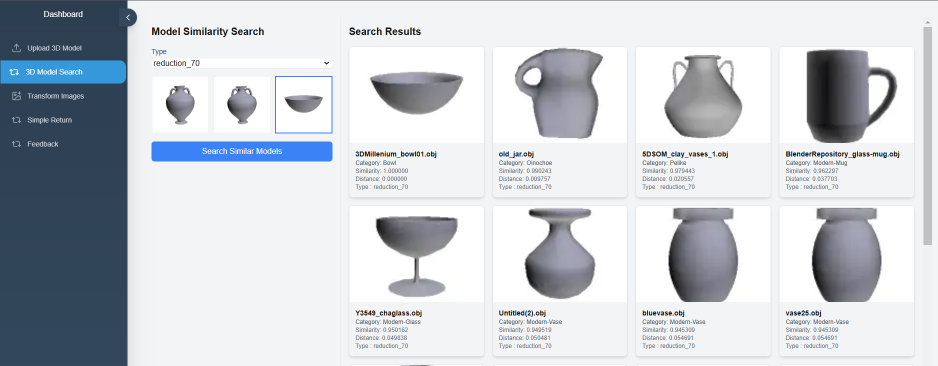
#> input picture img/search.png, 1875 x 731 px (shown at 1/2 size)
$ python -i SimpleSearch_json.py   (imports and definitions only)   (older library calls are emulated)
#> lines starting #> are read from the running program, lines starting #| are printed output that depends on the picture; after the words box and inside, x2 and y2 are one past the last pixel; in counts of white or black regions, pixels touching at a corner belong together
# SimpleSearch.py
import os
import cv2
import numpy as np
import json
from scipy.spatial.distance import cosine
from skimage.feature import local_binary_pattern, hog
from sklearn.cluster import KMeans
# Function to calculate normalized color histogram
def calculate_normalized_histogram(image_path):
    image = cv2.imread(image_path)
    if image is None:
        raise ValueError(f"Cannot read the image at {image_path}. Check the path.")
    image = cv2.cvtColor(image, cv2.COLOR_BGR2RGB)

    histSize = 256
    hist_r = cv2.calcHist([image], [0], None, [histSize], [0, 256])
    hist_g = cv2.calcHist([image], [1], None, [histSize], [0, 256])
    hist_b = cv2.calcHist([image], [2], None, [histSize], [0, 256])

    # Normalize histograms
    cv2.normalize(hist_r, hist_r, alpha=0, beta=1, norm_type=cv2.NORM_MINMAX)
    cv2.normalize(hist_g, hist_g, alpha=0, beta=1, norm_type=cv2.NORM_MINMAX)
    cv2.normalize(hist_b, hist_b, alpha=0, beta=1, norm_type=cv2.NORM_MINMAX)

    return hist_r.flatten(), hist_g.flatten(), hist_b.flatten()

# Function to calculate co-occurrence matrix
def calculate_co_occurrence_matrix(image_path):
    image = cv2.imread(image_path, cv2.IMREAD_GRAYSCALE)
    if image is None:
        raise ValueError(f"Cannot read the image at {image_path}. Check the path.")

    num_gray_levels = 256
    distance = 1

    co_matrix = np.zeros((num_gray_levels, num_gray_levels))

    for i in range(image.shape[0] - distance):
        for j in range(image.shape[1] - distance):
            gray_level1 = image[i, j]
            gray_level2 = image[i + distance, j + distance]
            co_matrix[gray_level1, gray_level2] += 1

    if co_matrix.sum() > 0:
        co_matrix /= co_matrix.sum()

    contrast = np.sum((np.arange(num_gray_levels)[:, None] - np.arange(num_gray_levels)) ** 2 * co_matrix)
    dissimilarity = np.sum(np.abs(np.arange(num_gray_levels)[:, None] - np.arange(num_gray_levels)) * co_matrix)
    homogeneity = np.sum(co_matrix / (1 + np.abs(np.arange(num_gray_levels)[:, None] - np.arange(num_gray_levels))))
    energy = np.sum(co_matrix ** 2)

    return contrast, dissimilarity, homogeneity, energy

# Function to calculate HOG descriptors
def calculate_hog(image_path):
    image = cv2.imread(image_path, cv2.IMREAD_GRAYSCALE)
    if image is None:
        raise ValueError(f"Cannot read the image at {image_path}. Check the path.")

    fd, hog_image = hog(image, orientations=9, pixels_per_cell=(8, 8), cells_per_block=(2, 2), visualize=True)
    return fd

# Function to calculate LBP
def calculate_lbp(image_path):
    image = cv2.imread(image_path, cv2.IMREAD_GRAYSCALE)
    if image is None:
        raise ValueError(f"Cannot read the image at {image_path}. Check the path.")

    radius = 1
    n_points = 8 * radius
    lbp = local_binary_pattern(image, n_points, radius, method='uniform')

    lbp_hist, _ = np.histogram(lbp.ravel(), bins=np.arange(0, n_points + 3), range=(0, n_points + 2))
    lbp_hist = lbp_hist.astype('float')
    lbp_hist /= lbp_hist.sum()

    return lbp_hist

# Function to calculate Hu moments
def calculate_hu_moments(image_path):
    image = cv2.imread(image_path, cv2.IMREAD_GRAYSCALE)
    if image is None:
        raise ValueError(f"Cannot read the image at {image_path}. Check the path.")

    _, thresh = cv2.threshold(image, 127, 255, cv2.THRESH_BINARY)
    moments = cv2.moments(thresh)
    hu_moments = cv2.HuMoments(moments).flatten()

    return hu_moments

# Function to calculate Gabor filter features
def calculate_gabor_features(image_path):
    image = cv2.imread(image_path, cv2.IMREAD_GRAYSCALE)
    if image is None:
        raise ValueError(f"Cannot read image at {image_path}. Check the path.")

    kernels = []
    gabor_features = []

    for theta in range(4):  # 0, 45, 90, 135 degrees
        theta = theta * np.pi / 4
        kernel = cv2.getGaborKernel((21, 21), 8.0, theta, 10.0, 0.5, 0, ktype=cv2.CV_32F)
        kernels.append(kernel)

    for kernel in kernels:
        filtered_image = cv2.filter2D(image, cv2.CV_8UC3, kernel)
        gabor_features.append(np.mean(filtered_image))
        gabor_features.append(np.std(filtered_image))

    return np.array(gabor_features)

# Function to calculate dominant colors
def calculate_dominant_colors(image_path, k=5):
    image = cv2.imread(image_path)
    if image is None:
        raise ValueError(f"Cannot read image at {image_path}. Check the path.")
    image = cv2.cvtColor(image, cv2.COLOR_BGR2RGB)
    image = image.reshape((-1, 3))

    kmeans = KMeans(n_clusters=k, random_state=42)
    kmeans.fit(image)
    dominant_colors = kmeans.cluster_centers_.flatten()

    return dominant_colors


# Function to calculate all descriptors for an image
def calculate_image_descriptors(image_path):
    hist_r, hist_g, hist_b = calculate_normalized_histogram(image_path)
#> in calculate_normalized_histogram, image is the input picture: shape (731, 1875, 3); mean B, G, R 210.4, 204.2, 199.6
#> in calculate_normalized_histogram, `hist_r = cv2.calcHist([image], [0], None, [histSize], [0, 256])`: hist_r = 256 values, max 576645 at index 243, min 0 at index 0, mean 5354
#> in calculate_normalized_histogram, `hist_g = cv2.calcHist([image], [1], None, [histSize], [0, 256])`: hist_g = 256 values, max 576688 at index 244, min 0 at index 0, mean 5354
#> in calculate_normalized_histogram, `hist_b = cv2.calcHist([image], [2], None, [histSize], [0, 256])`: hist_b = 256 values, max 591357 at index 246, min 0 at index 0, mean 5354
#> hist_r = 256 values, max 1 at index 243, min 0 at index 0, mean 0.00928; hist_g = 256 values, max 1 at index 244, min 0 at index 0, mean 0.00928; hist_b = 256 values, max 1 at index 246, min 0 at index 0, mean 0.00905
    contrast, dissimilarity, homogeneity, energy = calculate_co_occurrence_matrix(image_path)
#> in calculate_co_occurrence_matrix, `image = cv2.imread(image_path, cv2.IMREAD_GRAYSCALE)`:
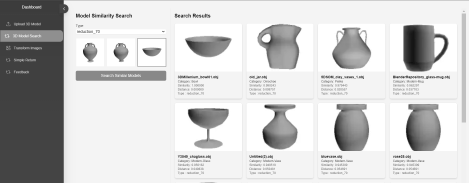
#> image: shape (731, 1875) (shown at 1/4 size); min 0, max 255, mean 204.1
#> in calculate_co_occurrence_matrix, `contrast = np.sum((np.arange(num_gray_levels)[:, None] - np.arange(num..`: contrast = 432.6
#> in calculate_co_occurrence_matrix, `dissimilarity = np.sum(np.abs(np.arange(num_gray_levels)[:, None] - np..`: dissimilarity = 4.43
#> in calculate_co_occurrence_matrix, `homogeneity = np.sum(co_matrix / (1 + np.abs(np.arange(num_gray_levels..`: homogeneity = 0.829
#> in calculate_co_occurrence_matrix, `energy = np.sum(co_matrix ** 2)`: energy = 0.2
#> contrast = 432.6; dissimilarity = 4.43; homogeneity = 0.829; energy = 0.2
    hog_features = calculate_hog(image_path)
#> in calculate_hog, `fd, hog_image = hog(image, orientations=9, pixels_per_cell=(8, 8), cel..`:
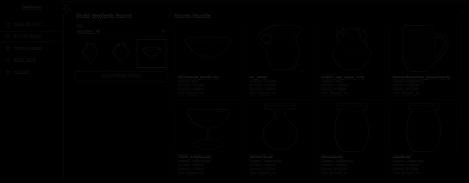
#> hog_image: shape (731, 1875) float64 (shown at 1/4 size); min 0, max 150.7, mean 0.8
    lbp_features = calculate_lbp(image_path)
#> in calculate_lbp, `lbp = local_binary_pattern(image, n_points, radius, method='uniform')`:
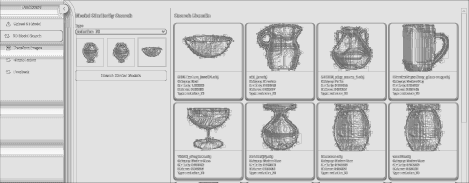
#> lbp: shape (731, 1875) float64 (shown at 1/4 size); min 0, max 9, mean 7.28; drawn with min black and max white
#> in calculate_lbp, `lbp_hist, _ = np.histogram(lbp.ravel(), bins=np.arange(0, n_points + 3..`: lbp_hist = [5220, 6496, 1315, 28193, 44804, 190393, 7737, 21003, 1030469, 34995]
#> in calculate_lbp, `lbp_hist /= lbp_hist.sum()`: lbp_hist = [0.00381, 0.00474, 0.000959, 0.0206, 0.0327, 0.139, 0.00564, 0.0153, 0.752, 0.0255]
#> lbp_features has the same summary as lbp_hist in calculate_lbp
    hu_moments = calculate_hu_moments(image_path)
#> in calculate_hu_moments, `_, thresh = cv2.threshold(image, 127, 255, cv2.THRESH_BINARY)`:
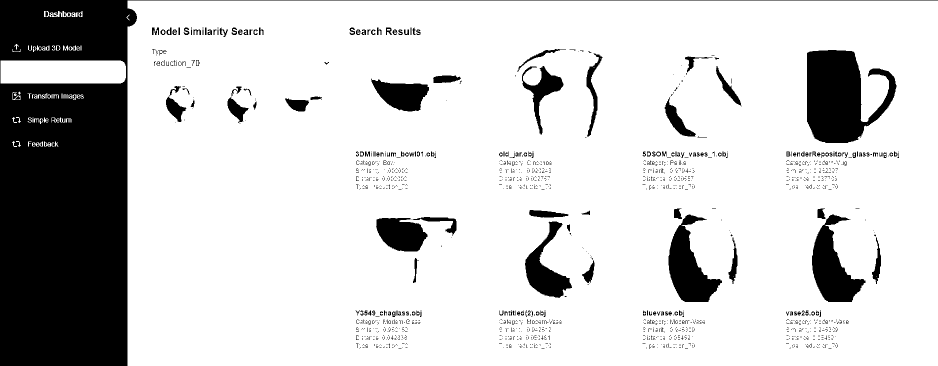
#> thresh: shape (731, 1875) (shown at 1/2 size); 81.3% white; 1543 black regions (1347 under 20 px), largest, box (x1, y1, x2, y2) and area: (0, 0, 1875, 731) 174272, (1614, 100, 1793, 286) 21130, (1337, 429, 1444, 604) 9052
#> in calculate_hu_moments, `moments = cv2.moments(thresh)`: moments = moments, m00 284070000, centre m10/m00, m01/m00 = (1036.4, 364.1)
#> in calculate_hu_moments, `hu_moments = cv2.HuMoments(moments).flatten()`: hu_moments = [0.000959, 4.09e-07, 6.03e-13, 4.58e-13, 2.38e-25, 2.48e-16, -3.6e-26]
    gabor_features = calculate_gabor_features(image_path)
#> the loop in calculate_gabor_features, `for kernel in kernels:` made 4 passes
#> pass 1, in calculate_gabor_features, `filtered_image = cv2.filter2D(image, cv2.CV_8UC3, kernel)`:
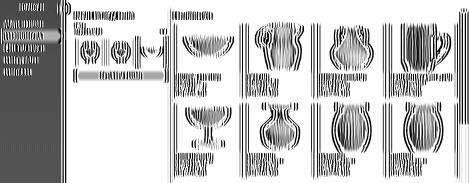
#> filtered_image: shape (731, 1875) (shown at 1/4 size); min 0, max 255, mean 195.3
#> pass 3, in calculate_gabor_features, `filtered_image = cv2.filter2D(image, cv2.CV_8UC3, kernel)`:
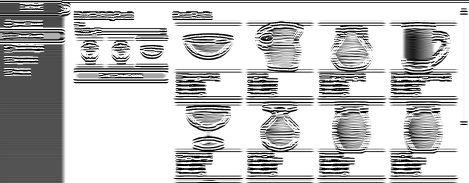
#> filtered_image: shape (731, 1875) (shown at 1/4 size); min 0, max 255, mean 191.7
#> after the loop in calculate_gabor_features, `for kernel in kernels:`:
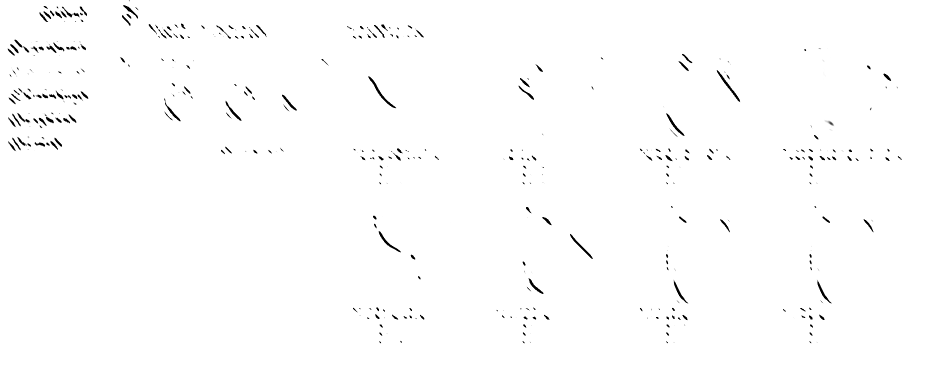
#> filtered_image: shape (731, 1875) (shown at 1/2 size); min 0, max 255, mean 252.7
#> after the loop in calculate_gabor_features, `for kernel in kernels:`: gabor_features = [195.3, 91.99, 252.9, 22.19, 191.7, 95.23, 252.7, 23.02]
    dominant_colors = calculate_dominant_colors(image_path)

    # Concatenate all descriptors
    descriptor = np.concatenate((
        hist_r,
        hist_g,
        hist_b,
        np.array([contrast, dissimilarity, homogeneity, energy]),
        hog_features,
        lbp_features,
        hu_moments,
        gabor_features,
        dominant_colors
    ))

    return descriptor


# [98 lines left out: function compare_images, not called in this run]

>>> result = calculate_image_descriptors('../img/search.png')

$ run again, on img/upload.png
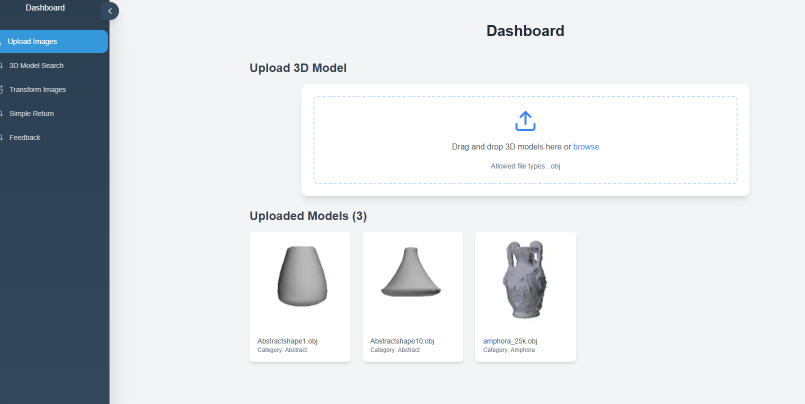
#> input picture img/upload.png, 1610 x 808 px (shown at 1/2 size)
#> in calculate_normalized_histogram, image is the input picture: shape (808, 1610, 3); mean B, G, R 224.3, 219.9, 216
#> in calculate_normalized_histogram, `hist_r = cv2.calcHist([image], [0], None, [histSize], [0, 256])`: hist_r = 256 values, max 679532 at index 243, min 0 at index 0, mean 5081.6
#> in calculate_normalized_histogram, `hist_g = cv2.calcHist([image], [1], None, [histSize], [0, 256])`: hist_g = 256 values, max 679519 at index 244, min 0 at index 0, mean 5081.6
#> in calculate_normalized_histogram, `hist_b = cv2.calcHist([image], [2], None, [histSize], [0, 256])`: hist_b = 256 values, max 680148 at index 246, min 0 at index 0, mean 5081.6
#> in calculate_image_descriptors, `hist_r, hist_g, hist_b = calculate_normalized_histogram(image_path)`: hist_r = 256 values, max 1 at index 243, min 0 at index 0, mean 0.00748; hist_g = 256 values, max 1 at index 244, min 0 at index 0, mean 0.00748; hist_b = 256 values, max 1 at index 246, min 0 at index 0, mean 0.00747
#> in calculate_co_occurrence_matrix, `contrast = np.sum((np.arange(num_gray_levels)[:, None] - np.arange(num..`: contrast = 174.7
#> in calculate_co_occurrence_matrix, `dissimilarity = np.sum(np.abs(np.arange(num_gray_levels)[:, None] - np..`: dissimilarity = 1.86
#> in calculate_co_occurrence_matrix, `homogeneity = np.sum(co_matrix / (1 + np.abs(np.arange(num_gray_levels..`: homogeneity = 0.919
#> in calculate_co_occurrence_matrix, `energy = np.sum(co_matrix ** 2)`: energy = 0.328
#> in calculate_image_descriptors, `contrast, dissimilarity, homogeneity, energy = calculate_co_occurrence..`: contrast = 174.7; dissimilarity = 1.86; homogeneity = 0.919; energy = 0.328
#> in calculate_lbp, `lbp_hist, _ = np.histogram(lbp.ravel(), bins=np.arange(0, n_points + 3..`: lbp_hist = [4735, 3317, 670, 7221, 11700, 85486, 3006, 7047, 1150373, 27325]
#> in calculate_lbp, `lbp_hist /= lbp_hist.sum()`: lbp_hist = [0.00364, 0.00255, 0.000515, 0.00555, 0.00899, 0.0657, 0.00231, 0.00542, 0.884, 0.021]
#> lbp_features has the same summary as lbp_hist in calculate_lbp
#> in calculate_hu_moments, `_, thresh = cv2.threshold(image, 127, 255, cv2.THRESH_BINARY)`:
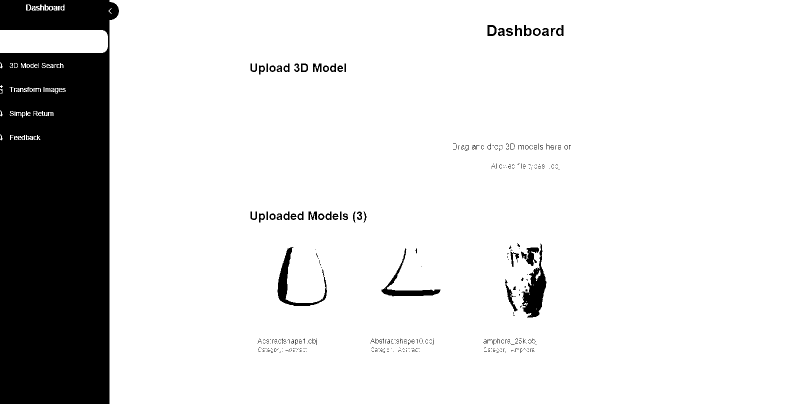
#> thresh: shape (808, 1610) (shown at 1/2 size); 86.2% white; 434 black regions (362 under 20 px), largest, box (x1, y1, x2, y2) and area: (0, 0, 238, 808) 165061, (1043, 487, 1093, 635) 3094, (555, 494, 654, 612) 2168
#> moments = moments, m00 285866730, centre m10/m00, m01/m00 = (906.5, 399.6)
#> in calculate_hu_moments, `hu_moments = cv2.HuMoments(moments).flatten()`: hu_moments = [0.000779, 1.56e-07, 9.5e-13, 2.45e-13, 1.18e-25, 5.97e-17, -1.9e-27]
#> the loop in calculate_gabor_features, `for kernel in kernels:` made 4 passes
#> pass 3, in calculate_gabor_features, `filtered_image = cv2.filter2D(image, cv2.CV_8UC3, kernel)`:
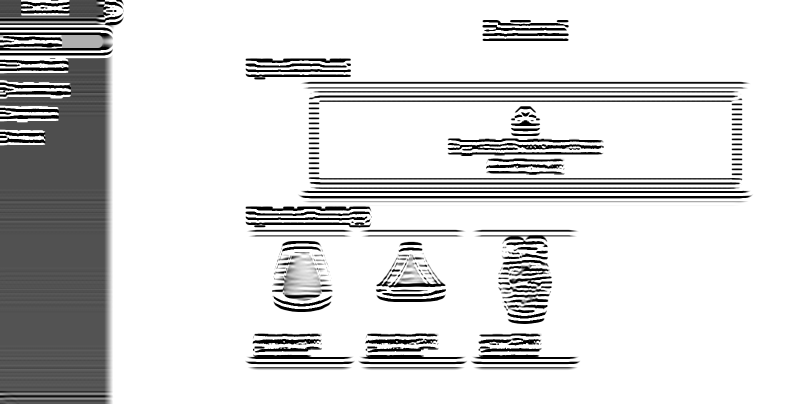
#> filtered_image: shape (808, 1610) (shown at 1/2 size); min 0, max 255, mean 216
#> after the loop in calculate_gabor_features, `for kernel in kernels:`: gabor_features = [217.6, 78.2, 253.5, 18.9, 216, 79.73, 253.5, 18.7]
